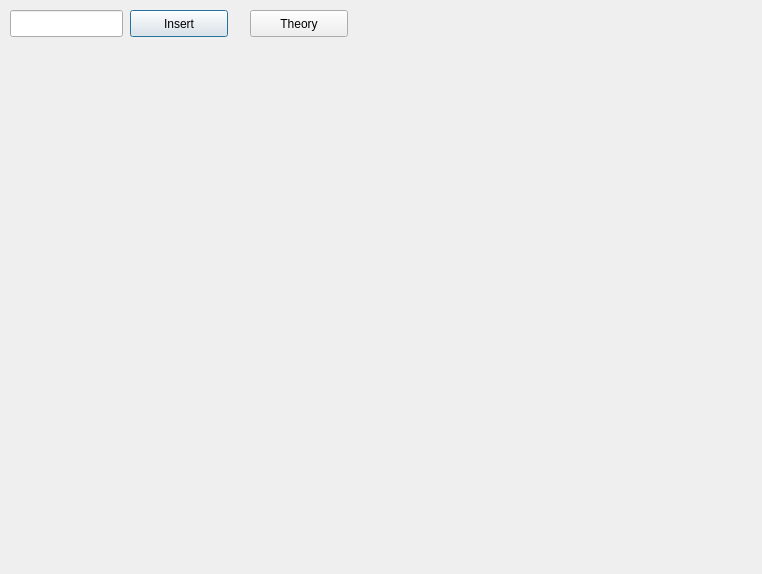
<?xml version="1.0" encoding="UTF-8"?>
<ui version="4.0">
 <class>Dialog</class>
 <widget class="QDialog" name="Dialog">
  <property name="geometry">
   <rect>
    <x>0</x>
    <y>0</y>
    <width>762</width>
    <height>574</height>
   </rect>
  </property>
  <property name="windowTitle">
   <string>Dialog</string>
  </property>
  <widget class="QLineEdit" name="lineEdit">
   <property name="geometry">
    <rect>
     <x>10</x>
     <y>10</y>
     <width>113</width>
     <height>27</height>
    </rect>
   </property>
  </widget>
  <widget class="QPushButton" name="pushButton">
   <property name="geometry">
    <rect>
     <x>130</x>
     <y>10</y>
     <width>98</width>
     <height>27</height>
    </rect>
   </property>
   <property name="text">
    <string>Insert</string>
   </property>
  </widget>
  <widget class="QPushButton" name="Theory">
   <property name="geometry">
    <rect>
     <x>250</x>
     <y>10</y>
     <width>98</width>
     <height>27</height>
    </rect>
   </property>
   <property name="text">
    <string>Theory</string>
   </property>
  </widget>
 </widget>
 <resources/>
 <connections/>
</ui>
